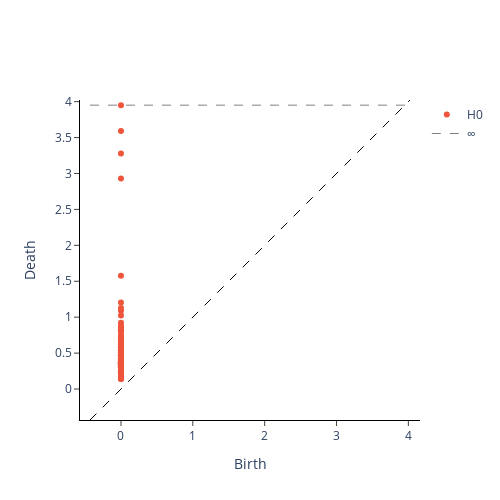

Write notebook code for a chart like this one.
### Code cell
from gtda.plotting import plot_diagram

plot_diagram(a0)

### Figure 1 — Plotly figure (JSON) as saved in the notebook; plotly's stock layout.template omitted (floating-point values rounded to 4 significant figures; data arrays with more than 128 entries replaced by an {"elided": "..."} marker saying what was removed)
{"data": [{"hoverinfo": "none", "line": {"color": "black", "dash": "dash", "width": 1}, "mode": "lines", "showlegend": false, "type": "scatter", "x": [-0.431, 4.023], "y": [-0.431, 4.023]}, {"hoverinfo": "text", "hovertext": {"elided": "150 str values"}, "mode": "markers", "name": "H0", "type": "scatter", "x": {"elided": "150 int values"}, "y": {"elided": "150 float values"}}, {"hoverinfo": "none", "line": {"color": "black", "dash": "dash", "width": 0.5}, "mode": "lines", "name": "∞", "showlegend": true, "type": "scatter", "x": [-0.431, 4.023], "y": [3.951, 3.951]}], "layout": {"height": 500, "plot_bgcolor": "white", "width": 500, "xaxis": {"autorange": false, "exponentformat": "e", "linecolor": "black", "linewidth": 1, "mirror": false, "range": [-0.431, 4.023], "showexponent": "all", "showline": true, "side": "bottom", "ticks": "outside", "title": {"text": "Birth"}, "type": "linear", "zeroline": true}, "yaxis": {"autorange": false, "exponentformat": "e", "linecolor": "black", "linewidth": 1, "mirror": false, "range": [-0.431, 4.023], "scaleanchor": "x", "scaleratio": 1, "showexponent": "all", "showline": true, "side": "left", "ticks": "outside", "title": {"text": "Death"}, "type": "linear", "zeroline": true}}}
